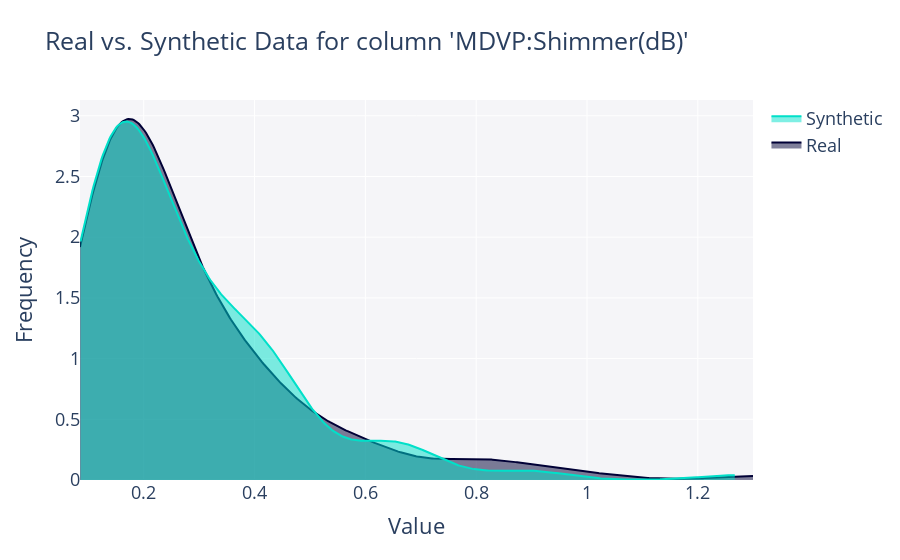

This figure's notebook cell:
### Code cell
get_column_plot(
    real_data=DataPrincipal,
    synthetic_data=DataSintetico,
    column_name=DataPrincipal.columns[10],
    metadata=Metadata
).show("vscode")

### Figure 1 — Plotly figure (JSON) as saved in the notebook; plotly's stock layout.template omitted (floating-point values rounded to 4 significant figures; data arrays with more than 128 entries replaced by an {"elided": "..."} marker saying what was removed)
{"data": [{"fill": "tozeroy", "hovertemplate": "<b>Real</b><br>Frequency: %{y}<extra></extra>", "legendgroup": "Real", "marker": {"color": "#000036"}, "mode": "lines", "name": "Real", "showlegend": true, "type": "scatter", "x": {"elided": "500 float values"}, "xaxis": "x", "y": {"elided": "500 float values"}, "yaxis": "y"}, {"fill": "tozeroy", "hovertemplate": "<b>Synthetic</b><br>Frequency: %{y}<extra></extra>", "legendgroup": "Synthetic", "marker": {"color": "#01E0C9"}, "mode": "lines", "name": "Synthetic", "showlegend": true, "type": "scatter", "x": {"elided": "500 float values"}, "xaxis": "x", "y": {"elided": "500 float values"}, "yaxis": "y"}], "layout": {"barmode": "overlay", "font": {"size": 18}, "hovermode": "closest", "legend": {"traceorder": "reversed"}, "plot_bgcolor": "#F5F5F8", "title": {"text": "Real vs. Synthetic Data for column 'MDVP:Shimmer(dB)'"}, "xaxis": {"anchor": "y2", "domain": [0, 1], "title": {"text": "Value"}, "zeroline": false}, "yaxis": {"anchor": "free", "domain": [0, 1], "position": 0, "title": {"text": "Frequency"}}}}
